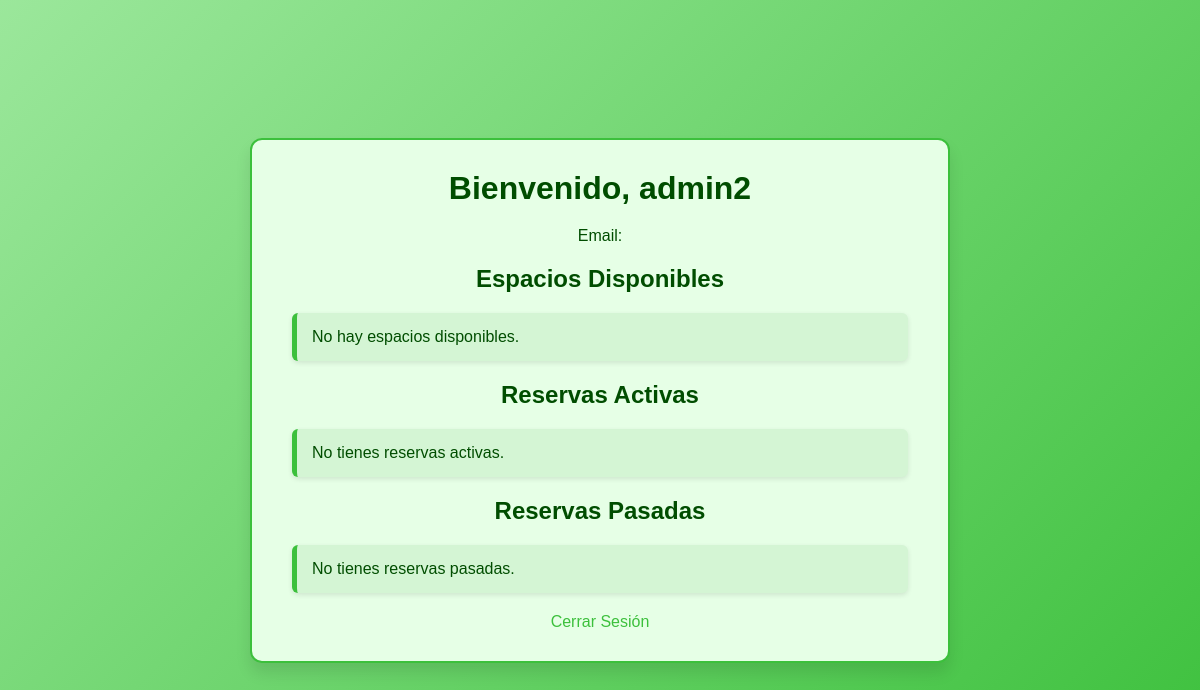
The page /usuarios/perfil/ (signed in) on the database as committed earlier.
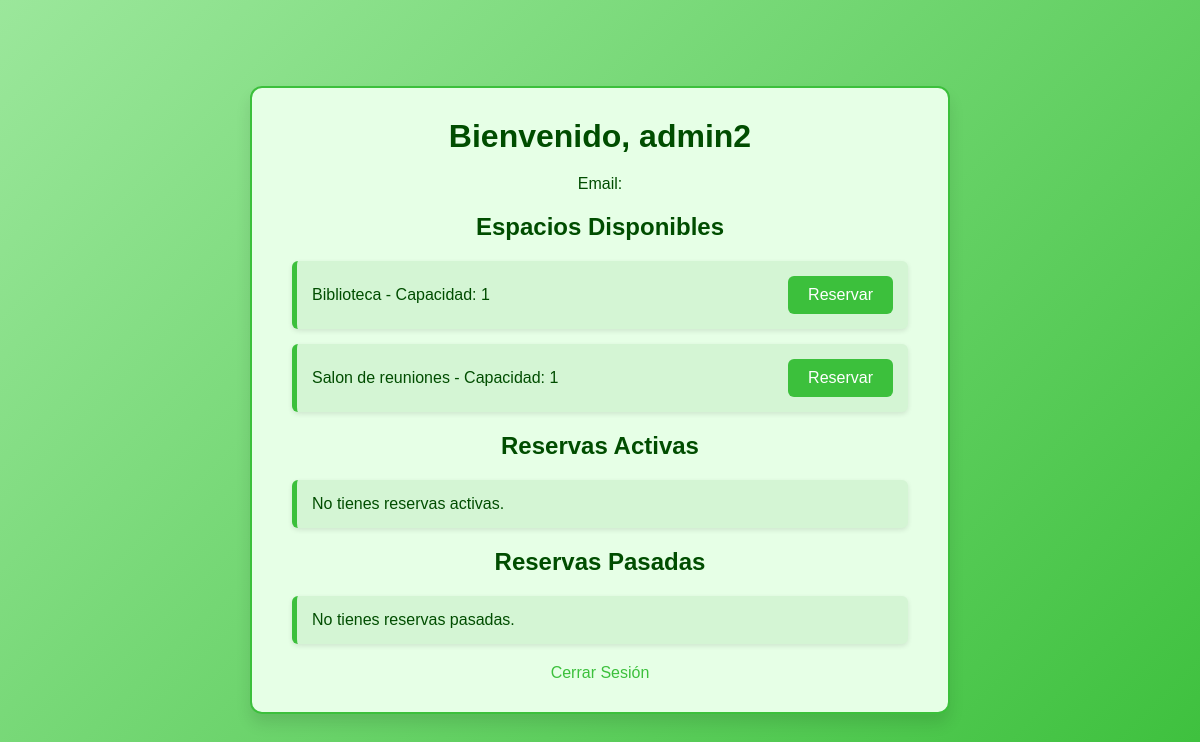
The same page on the database as committed later.
### espacios/models.py (models this page shows, shortened)
class Espacio(models.Model):
    nombre = models.CharField(max_length=100)
    capacidad = models.PositiveIntegerField()
    descripcion = models.TextField(blank=True, null=True)
    disponible = models.BooleanField(default=True)
    hora_apertura = models.TimeField()
    hora_cierre = models.TimeField()
    dependencias = models.ManyToManyField('self', symmetrical=False, blank=True)
    codigo_postal = models.CharField(max_length=5)

### usuarios/views.py (the view)
# urls.py: path('perfil/', perfil_usuario, name='perfil_usuario'),
@login_required
def perfil_usuario(request):
    hora_actual = now() + timedelta(hours=2)
    usuario_codigo_postal = request.user.codigo_postal  # Asegúrate de que este campo exista en el modelo User
    espacios = Espacio.objects.filter(disponible=True, codigo_postal=usuario_codigo_postal)
    reservas_activas = Reserva.objects.filter(usuario=request.user, fecha_fin__gte=hora_actual).order_by('fecha_inicio')
    reservas_activas_agrupadas = {}
    for reserva in reservas_activas:
        grupo = reserva.grupo_reserva
        if grupo not in reservas_activas_agrupadas:
            reservas_activas_agrupadas[grupo] = []
        reservas_activas_agrupadas[grupo].append(reserva)
    reservas_pasadas = Reserva.objects.filter(usuario=request.user, fecha_fin__lt=hora_actual).order_by('fecha_inicio')
    reservas_pasadas_agrupadas = {}
    for reserva in reservas_pasadas:
        grupo = reserva.grupo_reserva
        if grupo not in reservas_pasadas_agrupadas:
            reservas_pasadas_agrupadas[grupo] = []
        reservas_pasadas_agrupadas[grupo].append(reserva)
    return render(request, 'usuarios/perfil.html', {
        'usuario': request.user,
        'espacios': espacios,
        'reservas_activas': reservas_activas_agrupadas,
        'reservas_pasadas': reservas_pasadas_agrupadas,
    })

### usuarios/templates/usuarios/perfil.html (shortened to what this page needs)
<!DOCTYPE html>
<html lang="es">
<head>
</head>
<body>
    <div class="container">
        <h1>Bienvenido, {{ usuario.username }}</h1>
        <p>Email: {{ usuario.email }}</p>
        <h2>Espacios Disponibles</h2>
        <ul>
            {% for espacio in espacios %}
                <li>
                    <span>{{ espacio.nombre }} - Capacidad: {{ espacio.capacidad }}</span>
                    <form method="post" action="{% url 'reservar_espacio' espacio.id %}">
                        <button type="submit">Reservar</button>
                    </form>
                </li>
            {% empty %}
                <li>No hay espacios disponibles.</li>
            {% endfor %}
        </ul>
        <h2>Reservas Activas</h2>
        <ul>
            {% for grupo, reservas in reservas_activas.items %}
                <li>
                    <span>
                        <strong>{{ reservas.0.espacio.nombre }}</strong>:
                        {{ reservas.0.fecha_inicio|date:"d/m/Y H:i" }} -
                        {% with reservas|last as ultima_reserva %}
                            {{ ultima_reserva.fecha_fin|date:"d/m/Y H:i" }}
                        {% endwith %}
                    </span>
                    {% if reservas|length > 1 %}
                        <form action="{% url 'cancelar_reserva_grupo' grupo %}" method="post" style="display:inline;">
                            {% csrf_token %}
                            <button type="submit" class="cancelar" onclick="return confirm('¿Estás seguro de que deseas cancelar esta reserva?');">
                                Cancelar
                            </button>
                        </form>
                    {% else %}
                        <form action="{% url 'cancelar_reserva' reservas.0.id %}" method="post" style="display:inline;">
                            {% csrf_token %}
                            <button type="submit" class="cancelar" onclick="return confirm('¿Estás seguro de que deseas cancelar esta reserva?');">
                                Cancelar
                            </button>
                        </form>
                    {% endif %}
                </li>
            {% empty %}
                <li>No tienes reservas activas.</li>
            {% endfor %}
        </ul>
        <h2>Reservas Pasadas</h2>
        <ul>
            {% for grupo, reservas in reservas_pasadas.items %}
                <li>
                    <span>
                        <strong>{{ reservas.0.espacio.nombre }}</strong>:
                        {{ reservas.0.fecha_inicio|date:"d/m/Y H:i" }} -
                        {% with reservas|last as ultima_reserva %}
                            {{ ultima_reserva.fecha_fin|date:"d/m/Y H:i" }}
                        {% endwith %}
                    </span>
                </li>
            {% empty %}
                <li>No tienes reservas pasadas.</li>
            {% endfor %}
        </ul>
        <a href="{% url 'logout' %}">Cerrar Sesión</a>
    </div>
</body>
</html>

Rows that differ between the two databases and show on the page:
added Espacio: nombre "Biblioteca", capacidad "1"
added Espacio: nombre "Salon de reuniones", capacidad "1"
Other text that changed with them:
text no longer shown: "No hay espacios disponibles."
